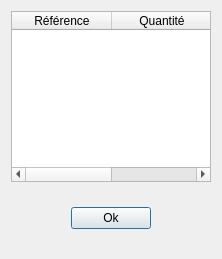
<?xml version="1.0" encoding="UTF-8"?>
<ui version="4.0">
 <class>DetailVenteDialog</class>
 <widget class="QDialog" name="DetailVenteDialog">
  <property name="windowModality">
   <enum>Qt::WindowModal</enum>
  </property>
  <property name="geometry">
   <rect>
    <x>0</x>
    <y>0</y>
    <width>222</width>
    <height>259</height>
   </rect>
  </property>
  <property name="windowTitle">
   <string>Détail vente</string>
  </property>
  <property name="windowIcon">
   <iconset>
    <normaloff>../images/qlot_512.svg</normaloff>../images/qlot_512.svg</iconset>
  </property>
  <layout class="QGridLayout" name="gridLayout">
   <item row="0" column="0">
    <layout class="QVBoxLayout" name="verticalLayout">
     <item>
      <widget class="QTableWidget" name="tableWidget">
       <column>
        <property name="text">
         <string>Référence</string>
        </property>
       </column>
       <column>
        <property name="text">
         <string>Quantité</string>
        </property>
       </column>
      </widget>
     </item>
     <item>
      <spacer name="verticalSpacer">
       <property name="orientation">
        <enum>Qt::Vertical</enum>
       </property>
       <property name="sizeHint" stdset="0">
        <size>
         <width>20</width>
         <height>40</height>
        </size>
       </property>
      </spacer>
     </item>
     <item>
      <layout class="QHBoxLayout" name="horizontalLayout">
       <item>
        <spacer name="horizontalSpacer_2">
         <property name="orientation">
          <enum>Qt::Horizontal</enum>
         </property>
         <property name="sizeHint" stdset="0">
          <size>
           <width>40</width>
           <height>20</height>
          </size>
         </property>
        </spacer>
       </item>
       <item>
        <widget class="QPushButton" name="pushButton">
         <property name="text">
          <string>Ok</string>
         </property>
        </widget>
       </item>
       <item>
        <spacer name="horizontalSpacer">
         <property name="orientation">
          <enum>Qt::Horizontal</enum>
         </property>
         <property name="sizeHint" stdset="0">
          <size>
           <width>40</width>
           <height>20</height>
          </size>
         </property>
        </spacer>
       </item>
      </layout>
     </item>
     <item>
      <spacer name="verticalSpacer_2">
       <property name="orientation">
        <enum>Qt::Vertical</enum>
       </property>
       <property name="sizeHint" stdset="0">
        <size>
         <width>20</width>
         <height>40</height>
        </size>
       </property>
      </spacer>
     </item>
    </layout>
   </item>
  </layout>
 </widget>
 <resources/>
 <connections>
  <connection>
   <sender>pushButton</sender>
   <signal>clicked()</signal>
   <receiver>DetailVenteDialog</receiver>
   <slot>accept()</slot>
   <hints>
    <hint type="sourcelabel">
     <x>110</x>
     <y>284</y>
    </hint>
    <hint type="destinationlabel">
     <x>110</x>
     <y>187</y>
    </hint>
   </hints>
  </connection>
 </connections>
</ui>
